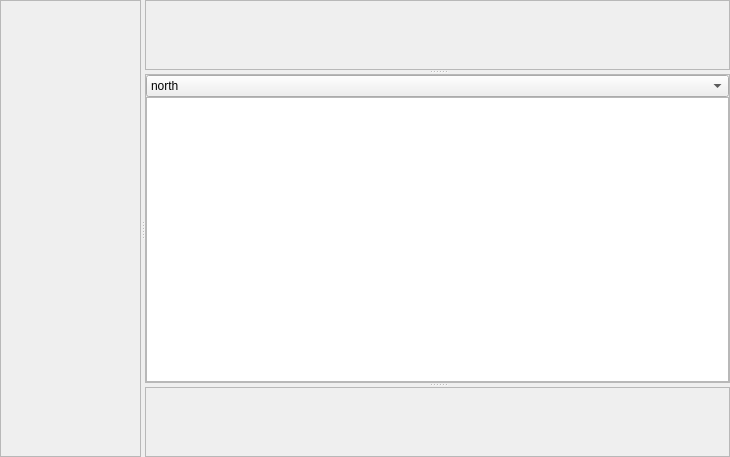
<?xml version="1.0" encoding="UTF-8"?>
<ui version="4.0">
 <class>SpritesetView</class>
 <widget class="QWidget" name="SpritesetView">
  <property name="geometry">
   <rect>
    <x>0</x>
    <y>0</y>
    <width>730</width>
    <height>457</height>
   </rect>
  </property>
  <property name="windowTitle">
   <string>Form</string>
  </property>
  <layout class="QVBoxLayout" name="verticalLayout">
   <property name="spacing">
    <number>0</number>
   </property>
   <property name="leftMargin">
    <number>0</number>
   </property>
   <property name="topMargin">
    <number>0</number>
   </property>
   <property name="rightMargin">
    <number>0</number>
   </property>
   <property name="bottomMargin">
    <number>0</number>
   </property>
   <item>
    <widget class="QSplitter" name="ssViewSplitter">
     <property name="orientation">
      <enum>Qt::Horizontal</enum>
     </property>
     <widget class="QScrollArea" name="mainSpriteArea">
      <property name="widgetResizable">
       <bool>true</bool>
      </property>
      <widget class="QWidget" name="mainSpriteAreaLayout">
       <property name="geometry">
        <rect>
         <x>0</x>
         <y>0</y>
         <width>153</width>
         <height>455</height>
        </rect>
       </property>
       <layout class="QHBoxLayout" name="horizontalLayout_2">
        <property name="leftMargin">
         <number>0</number>
        </property>
        <property name="topMargin">
         <number>0</number>
        </property>
        <property name="rightMargin">
         <number>0</number>
        </property>
        <property name="bottomMargin">
         <number>0</number>
        </property>
        <item>
         <layout class="QVBoxLayout" name="dirsLayout">
          <property name="spacing">
           <number>0</number>
          </property>
          <item>
           <spacer name="verticalSpacer">
            <property name="orientation">
             <enum>Qt::Vertical</enum>
            </property>
            <property name="sizeHint" stdset="0">
             <size>
              <width>20</width>
              <height>40</height>
             </size>
            </property>
           </spacer>
          </item>
         </layout>
        </item>
        <item>
         <spacer name="horizontalSpacer_2">
          <property name="orientation">
           <enum>Qt::Horizontal</enum>
          </property>
          <property name="sizeHint" stdset="0">
           <size>
            <width>40</width>
            <height>20</height>
           </size>
          </property>
         </spacer>
        </item>
       </layout>
      </widget>
     </widget>
     <widget class="QSplitter" name="choosers">
      <property name="orientation">
       <enum>Qt::Vertical</enum>
      </property>
      <widget class="QScrollArea" name="ssImages">
       <property name="widgetResizable">
        <bool>true</bool>
       </property>
       <widget class="QWidget" name="scrollAreaWidgetContents">
        <property name="geometry">
         <rect>
          <x>0</x>
          <y>0</y>
          <width>569</width>
          <height>68</height>
         </rect>
        </property>
       </widget>
      </widget>
      <widget class="QScrollArea" name="animScrollArea">
       <property name="widgetResizable">
        <bool>true</bool>
       </property>
       <widget class="QWidget" name="animLayout">
        <property name="geometry">
         <rect>
          <x>0</x>
          <y>0</y>
          <width>569</width>
          <height>307</height>
         </rect>
        </property>
        <layout class="QVBoxLayout" name="verticalLayout_3">
         <property name="spacing">
          <number>0</number>
         </property>
         <property name="leftMargin">
          <number>0</number>
         </property>
         <property name="topMargin">
          <number>0</number>
         </property>
         <property name="rightMargin">
          <number>0</number>
         </property>
         <property name="bottomMargin">
          <number>0</number>
         </property>
         <item>
          <widget class="QComboBox" name="animDirChoose">
           <item>
            <property name="text">
             <string>north</string>
            </property>
           </item>
           <item>
            <property name="text">
             <string>northeast</string>
            </property>
           </item>
           <item>
            <property name="text">
             <string>east</string>
            </property>
           </item>
           <item>
            <property name="text">
             <string>southeast</string>
            </property>
           </item>
           <item>
            <property name="text">
             <string>south</string>
            </property>
           </item>
           <item>
            <property name="text">
             <string>southwest</string>
            </property>
           </item>
           <item>
            <property name="text">
             <string>west</string>
            </property>
           </item>
           <item>
            <property name="text">
             <string>northwest</string>
            </property>
           </item>
          </widget>
         </item>
         <item>
          <widget class="QGraphicsView" name="animView">
           <property name="baseSize">
            <size>
             <width>0</width>
             <height>200</height>
            </size>
           </property>
          </widget>
         </item>
        </layout>
       </widget>
      </widget>
      <widget class="QScrollArea" name="palette">
       <property name="baseSize">
        <size>
         <width>160</width>
         <height>160</height>
        </size>
       </property>
       <property name="widgetResizable">
        <bool>true</bool>
       </property>
       <widget class="QWidget" name="scrollAreaWidgetContents_4">
        <property name="geometry">
         <rect>
          <x>0</x>
          <y>0</y>
          <width>569</width>
          <height>68</height>
         </rect>
        </property>
       </widget>
      </widget>
     </widget>
    </widget>
   </item>
  </layout>
 </widget>
 <resources/>
 <connections/>
</ui>
